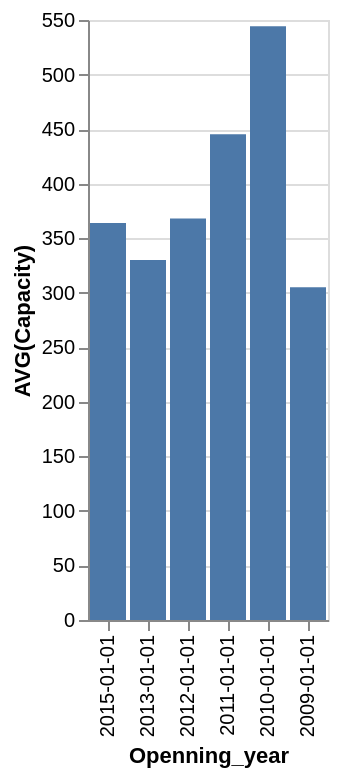

Express this chart as Vega-Lite.
### Vega-Lite specification from a JSON file in a GitHub repository (floating-point values rounded to 4 significant figures)
{"data": {"values": [{"x_data": "2015-01-01", "y_data": 364}, {"x_data": "2013-01-01", "y_data": 330}, {"x_data": "2012-01-01", "y_data": 368}, {"x_data": "2011-01-01", "y_data": 445.3}, {"x_data": "2010-01-01", "y_data": 544.3}, {"x_data": "2009-01-01", "y_data": 305}]}, "mark": "bar", "encoding": {"x": {"field": "x_data", "type": "nominal", "title": "Openning_year", "sort": "descending"}, "y": {"field": "y_data", "type": "quantitative", "title": "AVG(Capacity)"}}}
